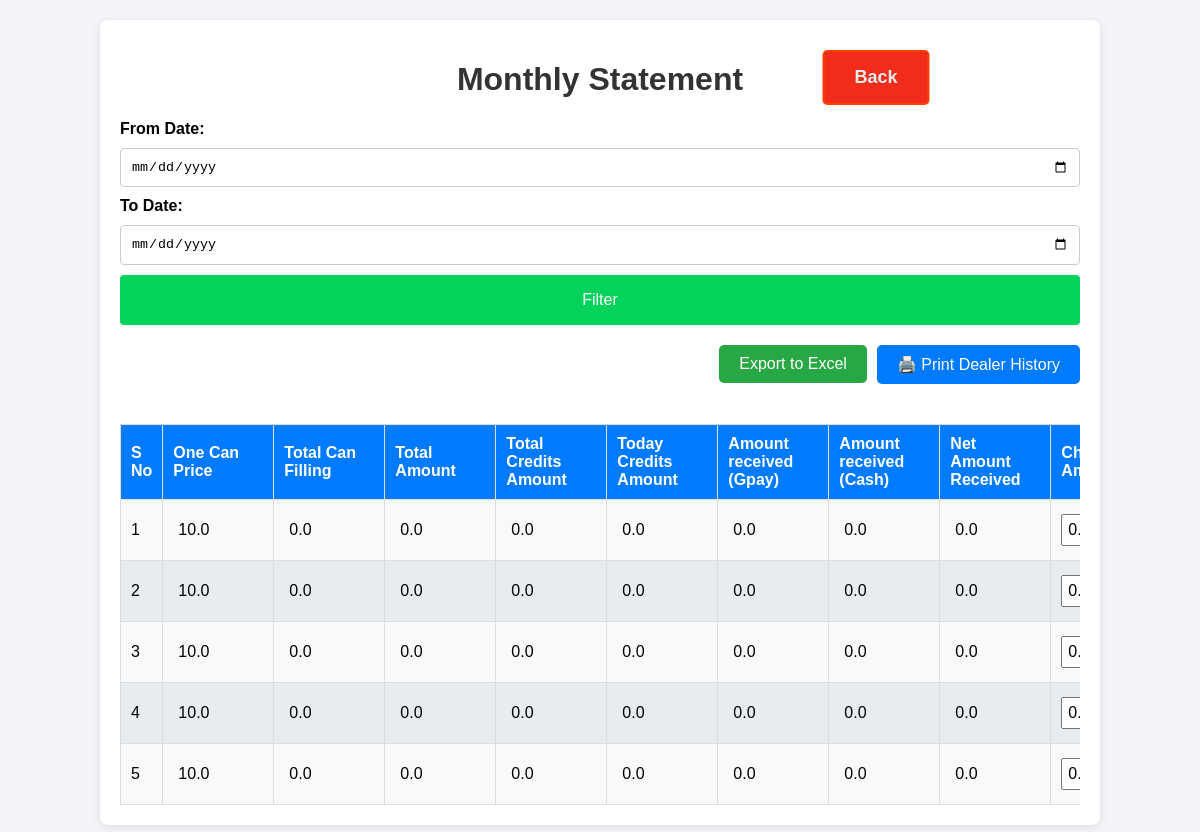
The page /monthly_statement on the database its author committed.
### app.py (models this page shows, shortened)
class DailyAccounts(db.Model):
    id = db.Column(db.Integer, primary_key=True)
    timestamp = db.Column(db.DateTime, default=datetime.now)
    date = db.Column(db.Date, nullable=False, default=date.today)
    one_can_price = db.Column(db.Float, default=0)
    total_can_filling = db.Column(db.Float, default=0)
    total_amount = db.Column(db.Float, default=0)
    total_credit_amount = db.Column(db.Float, default=0)
    today_credit_amount = db.Column(db.Float, default=0)
    amount_gpay = db.Column(db.Float, default=0)
    amount_cash = db.Column(db.Float, default=0)
    net_recevied_amount = db.Column(db.Float, default=0)
    chit_amount = db.Column(db.Float, default=0)
    diesel = db.Column(db.Float, default=0)
    chit_amount = db.Column(db.Float, default=0)
    diesel = db.Column(db.Float, default=0)
    spares = db.Column(db.Float, default=0)
    pooja_items = db.Column(db.Float, default=0)
    milk_and_others = db.Column(db.Float, default=0)
    salary_advance = db.Column(db.Float, default=0)
    salary = db.Column(db.Float, default=0)
    eb = db.Column(db.Float, default=0)
    service_labour = db.Column(db.Float, default=0)
    stationaries = db.Column(db.Float, default=0)
    sunday_ots = db.Column(db.Float, default=0)
    others_expenses = db.Column(db.Float, default=0)
    notes = db.Column(db.String(100), default=0)
    total_expenses = db.Column(db.Float, default=0)
    net_amount_remaining = db.Column(db.Float, default=0)
    net_cash_remaining = db.Column(db.Float, default=0)
    @property
    def formatted_date(self):
        return self.date.strftime("%d-%m-%Y")  # Format the date

### app.py (the view)
@app.route('/monthly_statement', methods=['GET', 'POST'])
def monthly_statement():
    filtered_data = get_filtered_data_daily_accounts(request)
    date_from = request.args.get('date_from', '')
    date_to = request.args.get('date_to', '')
    return render_template('monthly_statement.html', date_from=date_from, date_to=date_to, statements=filtered_data)

### app.py (called while the page is built)
def get_filtered_data_daily_accounts(request):
    date_from = request.args.get('date_from', '')
    date_to = request.args.get('date_to', '')
    filter_button = request.args.get('filter_button', '')
    query = DailyAccounts.query
    if filter_button:
        if date_from:
            date_from_dt = datetime.strptime(date_from, '%Y-%m-%d')
            query = query.filter(DailyAccounts.timestamp >= date_from_dt)
        if date_to:
            date_to_dt = datetime.strptime(date_to, '%Y-%m-%d')
            query = query.filter(DailyAccounts.timestamp <= date_to_dt+timedelta(days=1))
    else:
        now = datetime.now()
        first_day_of_month = datetime(now.year, now.month, 1)
        query = query.filter(DailyAccounts.timestamp >= first_day_of_month)
        pass
    filtered_data = query.order_by(DailyAccounts.timestamp.desc()).all()
    return filtered_data

### templates/monthly_statement.html (shortened to what this page needs)
<!DOCTYPE html>
<html lang="en">
<head>
    <link rel="stylesheet" href="/static/styles.css">
</head>
<body>
    <div class="container history_container dealer_details_data item_management_data monthly_statement">
        <h1>Monthly Statement</h1>
        <a href="/" class="back">Back</a>
        <form method="GET" class="form">
            <label for="date_from">From Date:</label>
            <input type="date" id="date_from" name="date_from" value="{{ date_from }}">
            <label for="date_to">To Date:</label>
            <input type="date" id="date_to" name="date_to" value="{{ date_to }}">
            <button type="submit" name="filter_button" value="submit" class="btn">Filter</button>
        </form>
<div class="export-options hide-on-print">
            <form action="/export_monthly_statement" method="get">
                <button type="submit" class="export-button">Export to Excel</button>
            </form>
            <div style="text-align: right; margin-bottom: 10px;">
                <button class="print_btn" onclick="window.print()">
                    🖨️ Print Dealer History
                </button>
            </div>
        </div>
        <div style="overflow-x:auto;overflow-y: hidden; width: 100%;">
            <table class="history_data" >
            <thead>
                <tr>
                    <th>S No</th>
                    <th>One Can Price</th>
                    <th>Total Can Filling </th>
                    <th>Total Amount</th>
                    <th>Total Credits Amount</th>
                    <th>Today Credits Amount</th>
                    <th>Amount received (Gpay)</th>
                    <th>Amount received (Cash)</th>
                    <th>Net Amount Received</th>
                    <th>Chit Amount</th>
                    <th class="action">Actions</th></tr>
            </thead>
            <tbody>
                {% for statement in statements %}
                <tr>
                    <td>
                        <form method="POST" action="{{ url_for('edit_monthly_statement', statement_id=statement.id) }}">
                            {{loop.index}}
                    </td>
                    <td>
                            <input class="form-control item-number" type="number" step="0.01" name="one_can_price" value="{{ statement.one_can_price }}" required readonly>
                    </td>
                    <td>
                            <input class="form-control item-number" type="number" step="0.01" name="total_can_filling" value="{{ statement.total_can_filling }}" required readonly>
                    </td>
                    <td>
                            <input class="form-control item-number" type="number" step="0.01" name="total_amount" value="{{ statement.total_amount }}" required readonly>
                    </td>
                    <td>
                            <input class="form-control item-number" type="number" step="0.01" name="total_credit_amount" value="{{ statement.total_credit_amount }}" required readonly>
                    </td>
                    <td>
                            <input class="form-control item-number" type="number" step="0.01" name="today_credit_amount" value="{{ statement.today_credit_amount }}" required readonly>
                    </td>
                    <td>
                            <input class="form-control item-number" type="number" step="0.01" name="amount_gpay" value="{{ statement.amount_gpay }}" required readonly>
                    </td>
                    <td>
                            <input class="form-control item-number" type="number" step="0.01" name="amount_cash" value="{{ statement.amount_cash }}" required readonly>
                    </td>
                    <td>
                            <input class="form-control item-number" type="number" step="0.01" name="net_recevied_amount" value="{{ statement.net_recevied_amount }}" required readonly>
                    </td>
                    <td>
                            <input class="form-control item-number" type="number" step="0.01" name="chit_amount" value="{{ statement.chit_amount }}" required>
                    </td>
                </tr>
                {% endfor %}
            </tbody>
        </table>
        </div>
    </div>
</body>
</html>

### static/styles.css (style rules this page uses)
body { font-family: Arial, sans-serif; background-color: #f4f4f9; margin: 0; padding: 0; }
.container { max-width: 800px; margin: 20px auto; background: #fff; padding: 20px; border-radius: 8px; box-shadow: 0 2px 10px rgba(0, 0, 0, 0.1); }
.history_container { max-width: 1000px; }
.monthly_statement { max-width: 80%; }
h1, h2 { color: #333; text-align: center; }
.form { display: flex; flex-direction: column; gap: 10px; margin-bottom: 20px; }
.form label { font-weight: bold; }
.form input { padding: 10px; border: 1px solid #ccc; border-radius: 4px; }
.btn { background-color: #03d35a; color: #fff; border: none; padding: 10px; border-radius: 4px; cursor: pointer; font-size: medium; height: 50px; }
table { width: 100%; border-collapse: collapse; margin-top: 10px; }
table th, table td { padding: 10px; border: 1px solid #ddd; text-align: left; }
table th { background-color: #007bff; color: white; }
table tbody tr:nth-child(odd) { background-color: #f9f9f9; }
table tbody tr:nth-child(even) { background-color: #e9ecef; }
a { display: inline-block; padding: 15px 30px; font-size: 18px; font-weight: bold; text-align: center; text-decoration: none; background-color: #007bff; color: white; border-radius: 5px; border: 2px solid #007bff; transition: all 0.3s ease; position: absolute; left: 50%; transform: translateX(-50%); transition: transform 0.2s, background-color 0.2s; }
.back { background-color: #f22c1a; border: 2px solid #ff4000; top: 50px; left: 73%; }
.history_data input[readonly], .dealer_accounts input[readonly] { background-color: transparent; border: none; font-size: 16px; }
.history_data input, .dealer_accounts input { width: 50px; padding: 5px; font-size: 16px; }
.dealer_details_data .back { color: #e9ecef; text-decoration: none; }
.dealer_details_data table input { width: 200px; }
.item_management_data .item-number { width: 100px; }
.monthly_statement .item-number { width: 80px; }
.export-options { display: flex; justify-content: right; gap: 10px; margin-bottom: 20px; }
.export-options .export-button { all: unset; background-color: #28a745; color: white; cursor: pointer; padding: 10px 20px; text-decoration: none; border-radius: 5px; transition: background-color 0.2s, transform 0.2s; }
.print_btn { all: unset; background-color: #007bff; color: white; cursor: pointer; padding: 10px 20px; text-decoration: none; border-radius: 5px; transition: background-color 0.2s, transform 0.2s; }

### rows shown on the page
DailyAccounts: one_can_price "10.0", total_can_filling "0.0", total_amount "0.0", total_credit_amount "0.0", today_credit_amount "0.0", amount_gpay "0.0", amount_cash "0.0", net_recevied_amount "0.0", chit_amount "0.0"
DailyAccounts: one_can_price "10.0", total_can_filling "0.0", total_amount "0.0", total_credit_amount "0.0", today_credit_amount "0.0", amount_gpay "0.0", amount_cash "0.0", net_recevied_amount "0.0", chit_amount "0.0"
DailyAccounts: one_can_price "10.0", total_can_filling "0.0", total_amount "0.0", total_credit_amount "0.0", today_credit_amount "0.0", amount_gpay "0.0", amount_cash "0.0", net_recevied_amount "0.0", chit_amount "0.0"
DailyAccounts: one_can_price "10.0", total_can_filling "0.0", total_amount "0.0", total_credit_amount "0.0", today_credit_amount "0.0", amount_gpay "0.0", amount_cash "0.0", net_recevied_amount "0.0", chit_amount "0.0"
DailyAccounts: one_can_price "10.0", total_can_filling "0.0", total_amount "0.0", total_credit_amount "0.0", today_credit_amount "0.0", amount_gpay "0.0", amount_cash "0.0", net_recevied_amount "0.0", chit_amount "0.0"
